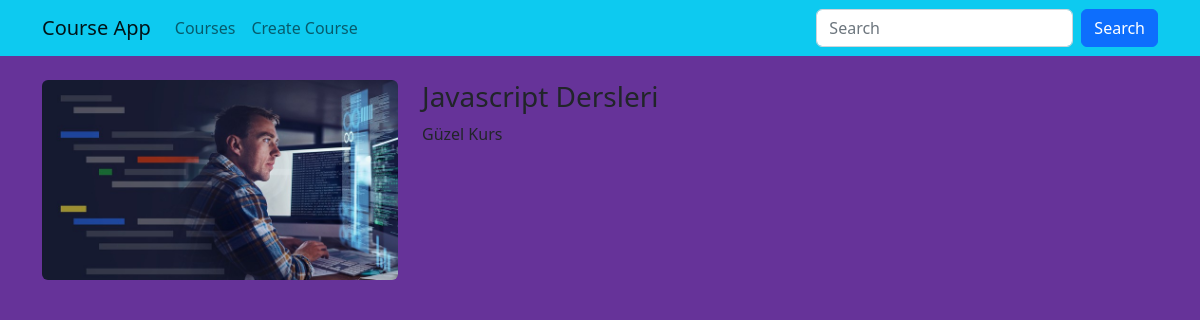
/courses/javascript-dersleri, run on an earlier commit of the app's database.
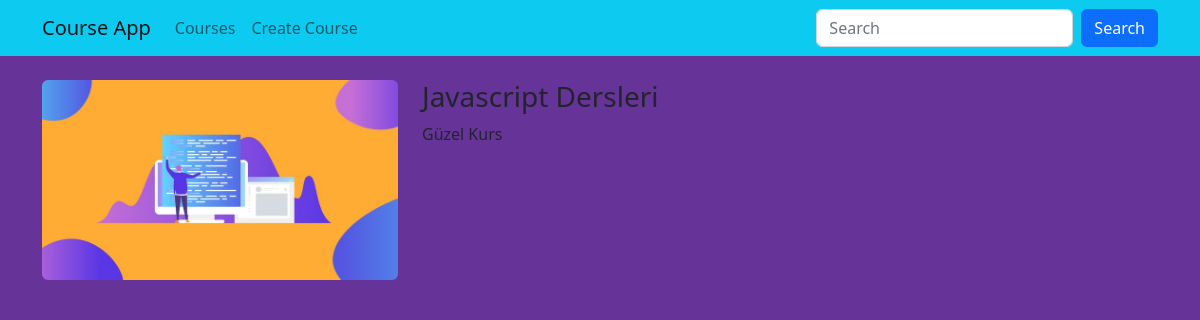
And on a later commit of the database.
### courses/models.py (models this page shows, shortened)
class Course(models.Model):
    title = models.CharField(max_length=50)
    description =models.TextField()
    imageUrl = models.CharField(max_length=50, blank=False)
    date = models.DateField(auto_now_add=True)
    isActive = models.BooleanField(default=False)
    isHome = models.BooleanField(default=False)
    slug = models.SlugField(null=False,default="",unique=True, db_index=True,blank=True,editable=False)
    categories = models.ManyToManyField(Category,related_name="kurslar",)

### courses/views.py (the view)
# urls.py: path("<slug:slug>",views.courseDetail,name="course_detail"),
def courseDetail(request,slug):
    course = get_object_or_404(Course,slug=slug)
    context = {
        "course":course,
    }
    return render(request, "courses/course_details.html",context)

### courses/templates/courses/course_details.html (shortened to what this page needs)
{% extends "layout.html" %}
{% load static %}
{% block css_files %}
    <link rel="stylesheet" href="{% static "/courses/css/style.css" %}">
{% endblock css_files %}
{% block content %}
    <div class="container">
        <div class="row mt-4">
            <div class="col-4">
                <img class="rounded img-fluid" src="{% static "/courses/img/"|add:course.imageUrl %}" alt="{{course.title}}">
            </div>
            <div class="col-8">
                <h1 class="h3">
                    {{course.title}}
                </h1>
                <p>
                    {{course.description}}
                </p>
            </div>
        </div>
    </div>
{% endblock content %}

### templates/layout.html (shortened to what this page needs)
{% load static %}
<!DOCTYPE html>
<html lang="en">
<head>
    <link rel="stylesheet" href="{% static "/css/bootstrap.min.css" %}" />
    {% block css_files %}{% endblock css_files %}
</head>
<body>
    {% include "partials/_nav.html" %}
    {% block content %} {% endblock content%}
</body>
</html>

### templates/partials/_nav.html
<nav class = "navbar navbar-expand-lg bg-info">
    <div class="container">
        <a href="{% url "courses" %}" class="navbar-brand">Course App</a>
        <ul class="navbar-nav me-auto">
            <li class="nav-item">
                <a href="{% url "courses" %}" class="nav-link">Courses</a>
            </li>
            <li class="nav-item">
                <a href="{% url "create_course" %}" class="nav-link">Create Course</a>
            </li>
        </ul>
        <form action="{% url "search" %}" method="GET" class="d-flex">
            <input class="form-control me-2" name="q" type="text" placeholder="Search" aria-label="Search">
            <button class="btn btn-primary" type="submit">Search</button>
        </form>
    </div>
</nav>

### courses/static/courses/css/style.css (style rules this page uses)
body { background-color: rebeccapurple; }

What changed in the data, as far as the page shows it:
changed Course "Javascript Dersleri": imageUrl: a different picture
